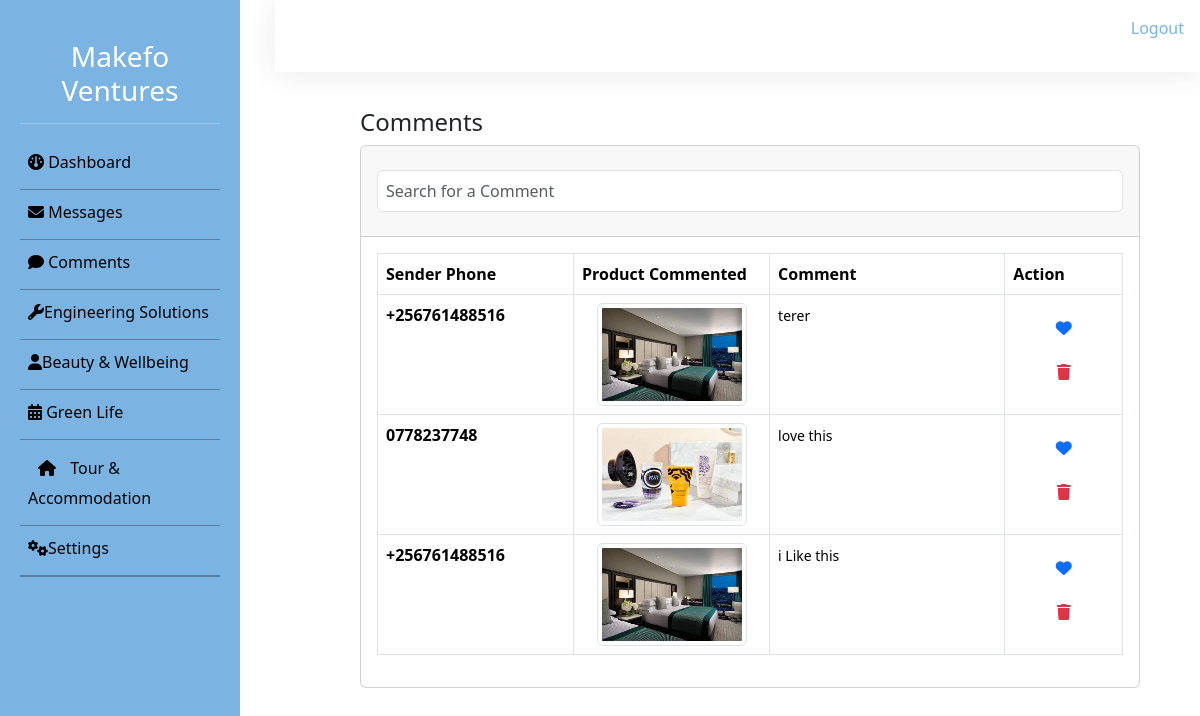
Screenshot of /makefo-admin/index.php?id=comments (signed in) with the database file from the repository.
### tables this page shows
CREATE TABLE `comment` (
  `id` int(11) NOT NULL,
  `commentor_phone` text NOT NULL,
  `comment_context` varchar(255) NOT NULL,
  `product_id` text NOT NULL,
  `status` text NOT NULL,
  `like_comment` text NOT NULL,
  `created_at` date NOT NULL DEFAULT current_timestamp()
);

CREATE TABLE `product` (
  `id` int(11) NOT NULL,
  `part_num` text NOT NULL,
  `product_name` varchar(255) NOT NULL,
  `product_image` varchar(255) NOT NULL,
  `product_description` varchar(255) NOT NULL,
  `category_id` text NOT NULL,
  `subcategory_id` text NOT NULL,
  `bussiness_type` text NOT NULL,
  `product_status` text NOT NULL,
  `created_at` date NOT NULL DEFAULT current_timestamp()
);

### makefo_data/get_data.php (called while the page is built, shortened)
<?php
  function getComments($conn){
    $query = "SELECT * FROM comment ORDER BY id DESC";
    $stmt = $conn->query($query);
    $comments = $stmt->fetchAll();
    if($stmt==true){
       return $comments;
    }else{
        return 0;
    }
}
function getProductById($product_id, $conn){
    $sql = "SELECT * FROM product WHERE id=?";
    $stmt = $conn->prepare($sql);
    $stmt->execute([$product_id]);
    if($stmt->rowCount()==1){
        $product = $stmt->fetch();
        return $product;
    }else{
        return 0;
    }
  }
?>

### makefo-admin/index.php (the view, shortened to what this page needs)
<?php
$id = $_REQUEST['id'] ?? 'dashboard';
include("../db_con.php");
include("../makefo_data/get_data.php");
$comments = getComments($conn);
?>
<!DOCTYPE html>
<html lang="en">
<head>
    <link href="https://cdn.jsdelivr.net/npm/bootstrap@5.3.1/dist/css/bootstrap.min.css" rel="stylesheet"
>
    <link rel="stylesheet" href="style.css">
    <link rel="stylesheet" href="https://cdnjs.cloudflare.com/ajax/libs/font-awesome/6.4.2/css/all.min.css">
</head>
<body>
    <div class="sidebar bg_blue">
        <h3 class="text-center">Makefo Ventures</h3>
        <hr>
        <ul class="">
            <li>
                <a href="index.php?id=dashboard"><i class="fa-solid fa-gauge"></i> Dashboard</a>
            </li>
            <li>
                <a href="index.php?id=messages"><i class="fa-solid fa-envelope"></i> Messages</a>
            </li>
            <li>
                <a href="index.php?id=comments"><i class="fa-solid fa-comment"></i> Comments</a>
            </li>
            <li>
                <?php printf("<a href='index.php?&page=main&id=engineering'><i class='fa-solid fa-wrench'></i>Engineering
                    Solutions</a>", $id) ?>
            </li>
            <li>
            <li>
                <?php printf("<a href='index.php?page=main&id=beauty'><i class='fa-solid fa-user'></i>Beauty &
                    Wellbeing</a>", $id) ?>
            </li>
            <li>
            <li>
                <?php printf("<a href='index.php?page=main&id=greenlife'><i class='fa-solid fa-calendar-days'></i> Green Life</a>", $id) ?>
            </li>
            <li>
            <li>
                <?php printf("<a href='index.php?page=main&id=tour'><i class='fa fa-house'></i> Tour & Accommodation</a>", $id) ?>
            </li>
            <li>
                <a href="index.php?id=settings"><i class="fa-solid fa-gears"></i>Settings</a>
            </li>
        </ul>
    </div>
    <div>
        <div class="topbar ">
            <div class="p-3 bg_white">
                <p class="text-end text_blue"><a href="logout.php" class="nav-link">Logout</a></p>
            </div>
        </div>
        <div class="main-body  p-5">
            <div class="container">
                <?php if ($id == 'comments') {
                    ?>
                <div class="col-lg-12">
                    <h4>Comments</h4>
                    <div class="card card-outline card-primary">
                        <div class="card-header">
                            <input type="search" class="form-control p-2 my-3" name="searchKeyword" id="searchInput"
                                onkeyup="searchTable()" placeholder="Search for a Comment">
                        </div>
                        <div class="card-body">
                            <table class="table table-hover table-bordered table-compact" id="tableData">
                                <colgroup>
                                    <col width="25%">
                                    <col width="25%">
                                    <col width="30%">
                                    <col width="15%">
                                </colgroup>
                                <thead>
                                    <tr>
                                        <th>Sender Phone</th>
                                        <th> Product Commented</th>
                                        <th>Comment</th>
                                        <th>Action</th>
                                    </tr>
                                </thead>
                                <tbody>
                                    <?php foreach ($comments as $index => $comment) {
                                                $pdtId = $comment['product_id'];
                                                $product = getProductById($pdtId, $conn)
                                                    ?>
                                    <tr>
                                        <td><b>
                                                <?= $comment['commentor_phone'] ?>
                                            </b></td>
                                        <td class='text-center'>
                                            <img src="../assets/images/product/<?= $product['product_image'] ?>" alt=""
                                                width="150px" height="150px"
                                                style="object-fit:scale-down;object-position:center center"
                                                class="img-thumbnail">
                                        </td>
                                        <td><small class="truncate">
                                                <?= $comment['comment_context'] ?>
                                            </small>
                                        </td>
                                        <td class="text-center">
                                            <?php
                                                            if ($comment['like_comment'] == '0') {
                                                                printf("<a href='index.php?action=like-comment&id=%s&link=%s' class='btn '><i class='fa text-primary fa-heart'></i></a>", $comment['id'], $id);
                                                            } else {
                                                                printf("<a href='index.php?action=like-comment&id=%s&link=%s' class='btn  '><i class='text-danger fa fa-heart'></i></a>", $comment['id'], $id);
                                                            } ?>
                                            <?php if ($comment['like_comment'] == '0') {
                                                                ?>
                                            <button class='btn text-danger' data-bs-toggle='modal'
                                                data-bs-target='#deleteComm<?= $index ?>'><i
                                                    class='fas fa-trash'></i></button>
                                            <?php
                                                            } ?>
                                        </td>
                                    </tr>
                                    <?php }
                                            ?>
                                </tbody>
                            </table>
                        </div>
                    </div>
                </div>
                <?php
                } ?>
            </div>
        </div>
</body>
</html>

### makefo-admin/style.css (style rules this page uses)
.bg_white { -webkit-box-shadow: 0 0.15rem 1.75rem 0 rgba(58, 59, 69, 0.1); box-shadow: 0 0.15rem 1.75rem 0 rgba(58, 59, 69, 0.1); background-color: #FFF; }
.bg_blue { background-color: #7bb4e3; }
.text_blue { color: #7bb4e3 }
table { border-radius: 15px; }
.fa { padding: 10px; }
.sidebar { height: 60vh; top: 0; left: 0; padding: 5px; height: 100vh; color: white; float: left; width: 20%; position: fixed; top: 0; overflow-y: auto; left: 0; bottom: 0; padding: 40px 20px 20px 20px; z-index: 999; }
.sidebar li a { color: black; border-bottom: 1px rgba(0,0,0,.3) solid; }
.sidebar ul { padding: 0; list-style: none; border-bottom: 1px rgba(0,0,0,.3) solid; }
.sidebar ul li a { display: block; padding: 10px 10px 15px 8px; text-decoration: none; }
.topbar { position: fixed; width: 100%; top: 0; left: 0; padding-left: 275px; z-index: 1; right: 0; }
.main-body { margin-left: 300px; margin-top: 5%; }

### rows the page displays
comment: commentor_phone "+256761488516", product.product_image (picture), comment_context "terer"
comment: commentor_phone "0778237748", product.product_image (picture), comment_context "love this"
comment: commentor_phone "+256761488516", product.product_image (picture), comment_context "i Like this"
